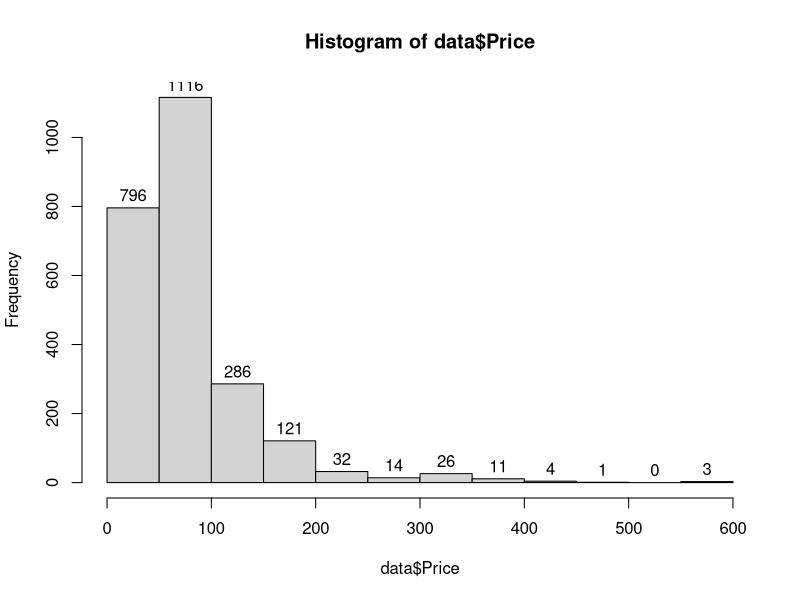

The R script that drew this image:
data <- read.csv("data/all_products.csv",  header=TRUE, encoding="UTF-8")
head(data)

# Drop URL
data <- data[, -c(6)]
# Make prices numeric
data$Price <- as.numeric(sub("C\\$", "", data$Price))

# Check out data
summary(data$Concern)
summary(data$Category)
summary(data$Price)

hist(data$Price, labels=TRUE)
expensive <- data[data$Price > 300,]
expensive[, c("Product", "Price")]

# Fix prices from non-standard sizes
data[1183,]$Price <- 390

library(data.table)
data[data$Product %like% "Ancienne", ] # Creme Ancienne
data[c(711, 725, 1726, 1737),]$Price <- 187

data[c(624, 1663, 1667),]$Price <- 230 # Creme de la mer

data$Category <- factor(data$Category)
data$Concern <- factor(data$Concern)

# Create range variable
low <- data[data$Price <= 30, ]
mid <- data[data$Price > 30 & data$Price <= 50, ]
high <- data[data$Price > 50, ]

# TODO create range variable here

# Shuffle + split data
data <- data[sample(nrow(data)), ]

set.seed(123)
test_size <- floor(0.7 * nrow(data))
train_idx <- sample(seq_len(nrow(data)), size=test_size)

train <- data[train_idx, ]
test <- data[-train_idx, ]

library(caret)

# Predict price using category, concern?
# Predict concern using price, category, brand?
# PLot residuals, cluster data
res <- train(Price ~ 
             Concern + 
             Category + 
             Brand, 
             data=train, method="lm", trControl=trainControl(method="cv",number=10))

res
model <- res$finalModel
summary(model)
